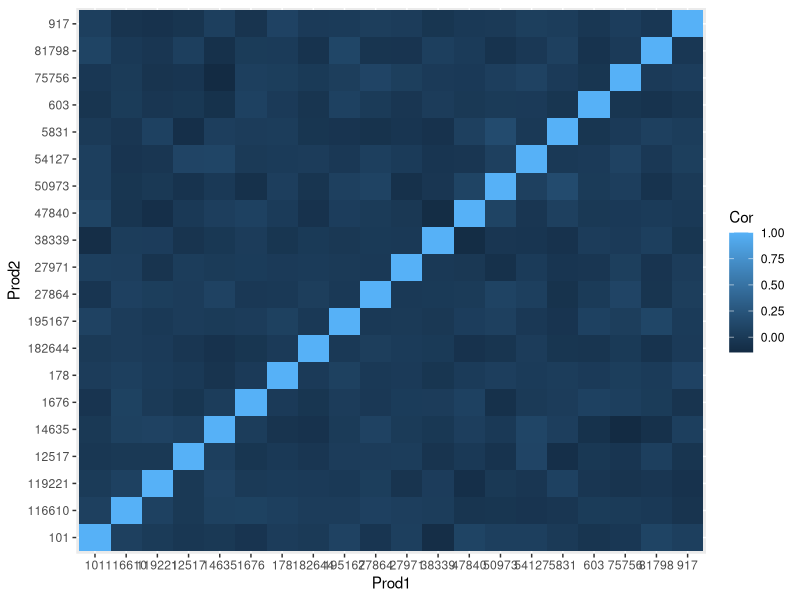

This chart was generated by the following R code: (Note: this script raises an error after producing the figure.)
library(tidyr)
library(readr)
library(ggplot2)
library(dplyr)
library(stringr)
library(tibble)

ventas <- read_csv("ventas.csv", col_types = cols(Prevision = col_double()))

# calcular error
mae <- summarize(ventas, MAE=mean(abs(Ventas - Prevision), na.rm=T))

# calcular matriz de correlacion
cor_tidy <-
  ventas %>%
    select(-Prevision) %>% 
    spread(Codigo, Ventas) %>% 
    select(-Fecha) %>%
    cor() %>%
    # a partir de aqui convertimos la matriz de correlacion a un data.frame
    # en formato ancho y posteriormente de vuelta a formato largo
    as.data.frame() %>%
    rownames_to_column(var="Prod1") %>%
    gather(Prod2, Cor, -Prod1)

# representacion gráfica de la matriz de correlacion
ggplot(cor_tidy, aes(x = Prod1, y = Prod2)) +
  geom_tile(aes(fill = Cor)) 

# Fecha ya es de tipo date
# Vemos el top 5 de productos
top5 <- 
  ventas %>%
  group_by(Codigo) %>%
  summarize(total = sum(pmax(Ventas, 0))) %>%
  arrange(desc(total)) %>%
  slice(1:5)

# Evolucion mensual por producto
ventas %>%
  filter(Codigo %in% top5$Codigo) %>%
  group_by(Codigo, Mes = factor(month(Fecha))) %>%
  summarize(Ventas = sum(pmax(Ventas, 0))) %>%
  ggplot(aes(x = Mes, y = Ventas)) +
    geom_col() + 
    facet_wrap(~ Codigo, ncol = 2)
